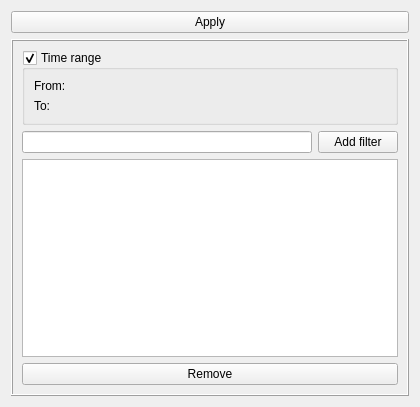
<?xml version="1.0" encoding="UTF-8"?>
<ui version="4.0">
 <class>FilterParamsForm</class>
 <widget class="QWidget" name="FilterParamsForm">
  <property name="geometry">
   <rect>
    <x>0</x>
    <y>0</y>
    <width>420</width>
    <height>407</height>
   </rect>
  </property>
  <property name="windowTitle">
   <string>Form</string>
  </property>
  <layout class="QVBoxLayout" name="verticalLayout_2">
   <item>
    <widget class="QPushButton" name="applyFilterBtn">
     <property name="text">
      <string>Apply</string>
     </property>
    </widget>
   </item>
   <item>
    <widget class="QFrame" name="fltrFrame">
     <property name="sizePolicy">
      <sizepolicy hsizetype="Minimum" vsizetype="Preferred">
       <horstretch>0</horstretch>
       <verstretch>0</verstretch>
      </sizepolicy>
     </property>
     <property name="frameShape">
      <enum>QFrame::Box</enum>
     </property>
     <property name="frameShadow">
      <enum>QFrame::Raised</enum>
     </property>
     <layout class="QVBoxLayout" name="verticalLayout_3">
      <item>
       <widget class="QGroupBox" name="timeRangeGroupBox">
        <property name="sizePolicy">
         <sizepolicy hsizetype="Minimum" vsizetype="Minimum">
          <horstretch>0</horstretch>
          <verstretch>0</verstretch>
         </sizepolicy>
        </property>
        <property name="title">
         <string>Time range</string>
        </property>
        <property name="flat">
         <bool>true</bool>
        </property>
        <property name="checkable">
         <bool>true</bool>
        </property>
        <layout class="QFormLayout" name="formLayout">
         <item row="0" column="0">
          <widget class="QLabel" name="label_2">
           <property name="text">
            <string>From:</string>
           </property>
          </widget>
         </item>
         <item row="0" column="1">
          <widget class="QWidget" name="rangeFrom" native="true"/>
         </item>
         <item row="1" column="0">
          <widget class="QLabel" name="label_3">
           <property name="text">
            <string>To:</string>
           </property>
          </widget>
         </item>
         <item row="1" column="1">
          <widget class="QWidget" name="rangeTo" native="true"/>
         </item>
        </layout>
       </widget>
      </item>
      <item>
       <layout class="QVBoxLayout" name="verticalLayout">
        <item>
         <layout class="QHBoxLayout" name="horizontalLayout_2">
          <item>
           <widget class="QLineEdit" name="fltrEdit">
            <property name="sizePolicy">
             <sizepolicy hsizetype="MinimumExpanding" vsizetype="Fixed">
              <horstretch>0</horstretch>
              <verstretch>0</verstretch>
             </sizepolicy>
            </property>
           </widget>
          </item>
          <item>
           <widget class="QPushButton" name="addFltrButton">
            <property name="text">
             <string>Add filter</string>
            </property>
           </widget>
          </item>
         </layout>
        </item>
        <item>
         <widget class="QListView" name="filtrListView">
          <property name="sizePolicy">
           <sizepolicy hsizetype="Minimum" vsizetype="Expanding">
            <horstretch>0</horstretch>
            <verstretch>0</verstretch>
           </sizepolicy>
          </property>
         </widget>
        </item>
        <item>
         <widget class="QPushButton" name="rmFltrButton">
          <property name="sizePolicy">
           <sizepolicy hsizetype="Expanding" vsizetype="Fixed">
            <horstretch>0</horstretch>
            <verstretch>0</verstretch>
           </sizepolicy>
          </property>
          <property name="text">
           <string>Remove</string>
          </property>
         </widget>
        </item>
       </layout>
      </item>
     </layout>
    </widget>
   </item>
  </layout>
 </widget>
 <resources/>
 <connections>
  <connection>
   <sender>fltrEdit</sender>
   <signal>returnPressed()</signal>
   <receiver>addFltrButton</receiver>
   <slot>click()</slot>
   <hints>
    <hint type="sourcelabel">
     <x>159</x>
     <y>101</y>
    </hint>
    <hint type="destinationlabel">
     <x>340</x>
     <y>102</y>
    </hint>
   </hints>
  </connection>
 </connections>
</ui>
